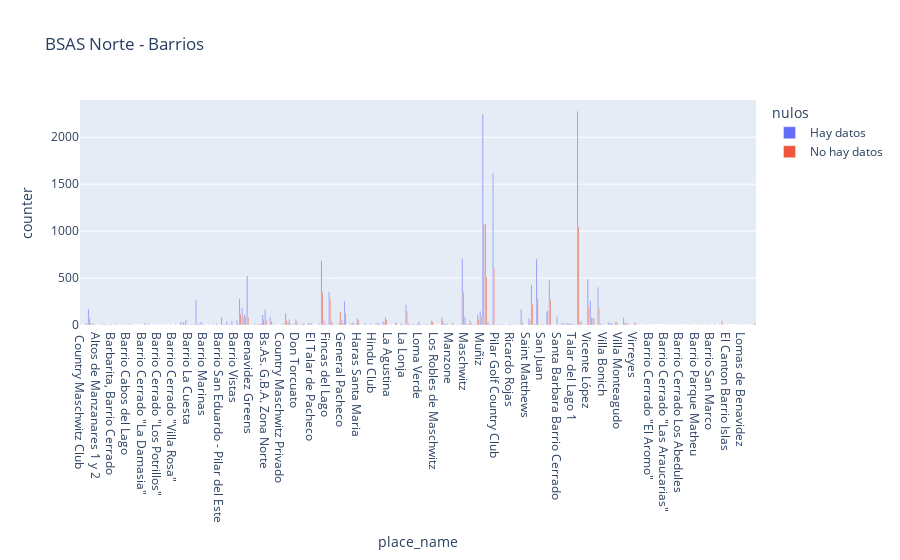

The notebook cell saved with this chart:
### Code cell
bsas_norte_barrios_grupo = bsas_norte.groupby(by=['state_name','place_name','nulos'],as_index=False)['counter'].sum()
bsas_norte_barrios_grupo['nulos'] = bsas_norte_barrios_grupo['nulos'].astype(str)
bsas_norte_barrios_grupo['nulos'] = bsas_norte_barrios_grupo.nulos.str.replace('False','Hay datos')
bsas_norte_barrios_grupo['nulos'] = bsas_norte_barrios_grupo.nulos.str.replace('True','No hay datos')
fig = px.bar(bsas_norte_barrios_grupo, x="place_name", y="counter",
             color='nulos', barmode='group',
             height=400, title=" BSAS Norte - Barrios")
fig.show()

### Figure 1 — Plotly figure (JSON) as saved in the notebook; plotly's stock layout.template omitted (floating-point values rounded to 4 significant figures; data arrays with more than 128 entries replaced by an {"elided": "..."} marker saying what was removed)
{"data": [{"alignmentgroup": "True", "hovertemplate": "nulos=Hay datos<br>place_name=%{x}<br>counter=%{y}<extra></extra>", "legendgroup": "Hay datos", "marker": {"color": "#636efa"}, "name": "Hay datos", "offsetgroup": "Hay datos", "orientation": "v", "showlegend": true, "textposition": "auto", "type": "bar", "x": {"elided": "219 str values"}, "xaxis": "x", "y": {"elided": "219 int values"}, "yaxis": "y"}, {"alignmentgroup": "True", "hovertemplate": "nulos=No hay datos<br>place_name=%{x}<br>counter=%{y}<extra></extra>", "legendgroup": "No hay datos", "marker": {"color": "#EF553B"}, "name": "No hay datos", "offsetgroup": "No hay datos", "orientation": "v", "showlegend": true, "textposition": "auto", "type": "bar", "x": {"elided": "202 str values"}, "xaxis": "x", "y": {"elided": "202 int values"}, "yaxis": "y"}], "layout": {"autosize": true, "barmode": "group", "legend": {"title": {"text": "nulos"}, "tracegroupgap": 0}, "title": {"text": " BSAS Norte - Barrios"}, "xaxis": {"anchor": "y", "autorange": true, "domain": [0, 1], "range": [-0.5, 263.5], "title": {"text": "place_name"}, "type": "category"}, "yaxis": {"anchor": "x", "autorange": true, "domain": [0, 1], "range": [0, 2397.0], "title": {"text": "counter"}, "type": "linear"}}}
